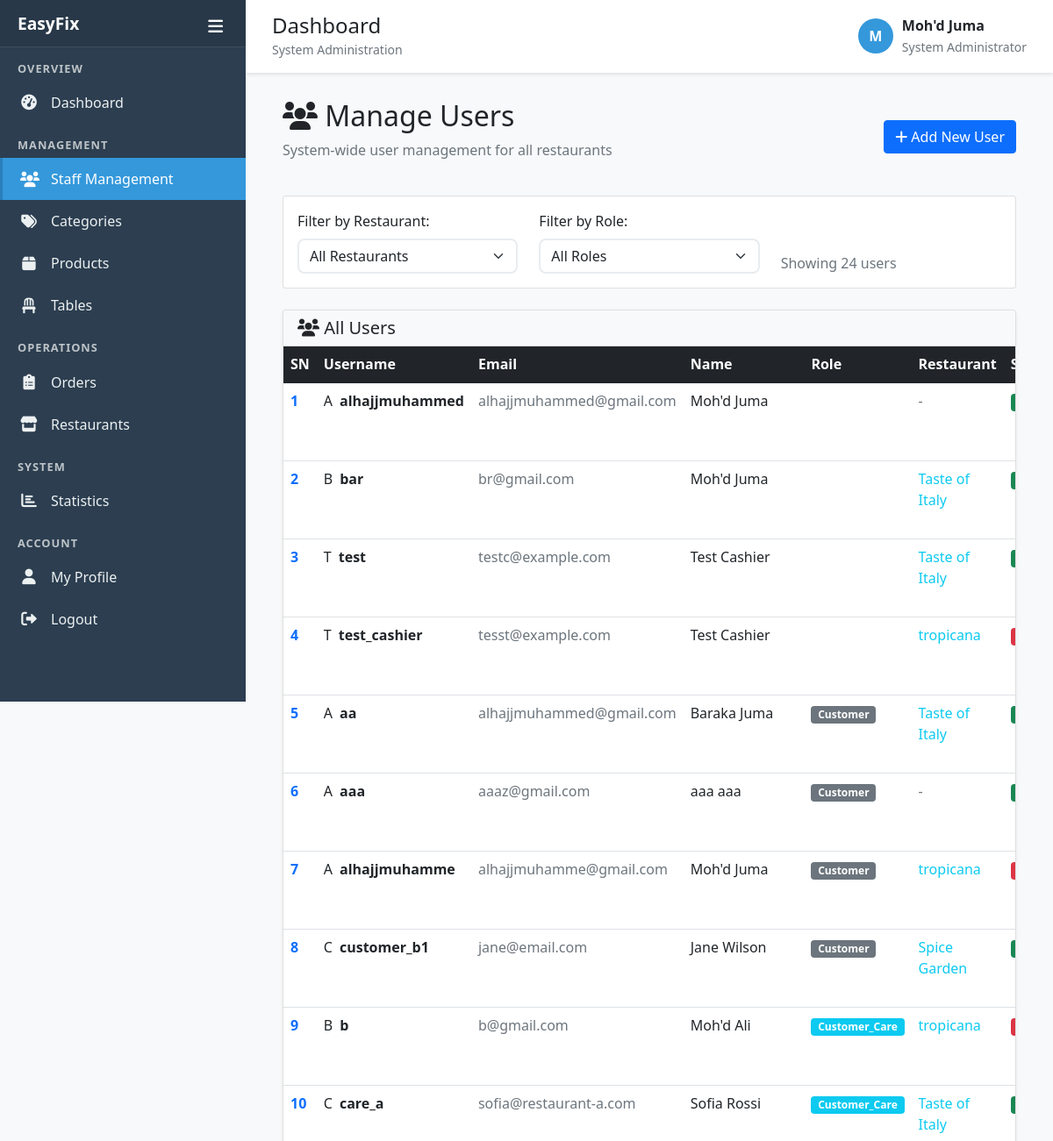
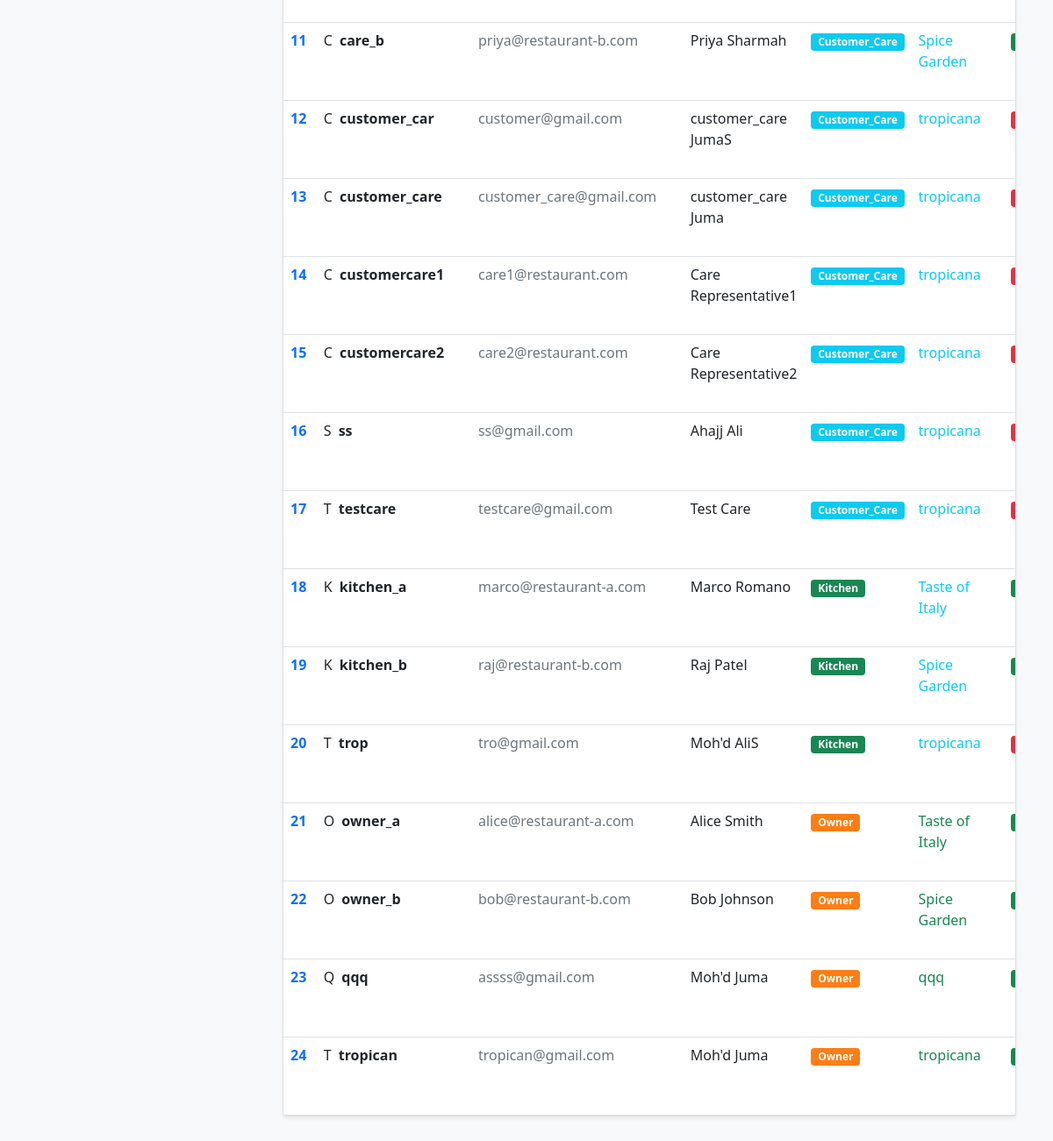
The app's page /system-admin/users/ (signed in) with its own data (2 pictures, top to bottom).
### accounts/models.py (models this page shows, shortened)
class User(AbstractUser):
    role = models.ForeignKey(Role, on_delete=models.CASCADE, null=True, blank=True)
    owner = models.ForeignKey('self', on_delete=models.CASCADE, null=True, blank=True,
                             related_name='owned_users', limit_choices_to={'role__name': 'owner'})
    restaurant_name = models.CharField(max_length=200, blank=True,
                                     help_text="Name of the restaurant (for owners only)")
    restaurant_description = models.TextField(blank=True,
                                            help_text="Description of the restaurant (for owners only)")
    restaurant_qr_code = models.CharField(max_length=50, unique=True, blank=True, null=True,
                                        help_text="Unique QR code for restaurant access")
    tax_rate = models.DecimalField(max_digits=5, decimal_places=4, default=Decimal('0.0800'),
                                 help_text="Tax rate as decimal (e.g., 0.0800 for 8%, 0.0500 for 5%)")
    phone_number = models.CharField(max_length=15, blank=True)
    address = models.TextField(blank=True)
    is_active_staff = models.BooleanField(default=True)
    created_at = models.DateTimeField(auto_now_add=True)
    updated_at = models.DateTimeField(auto_now=True)
    def is_administrator(self):
        return self.role and self.role.name == 'administrator'
    def is_owner(self):
        return self.role and self.role.name == 'owner'

class Role(models.Model):
    ROLE_CHOICES = [
        ('administrator', 'Administrator'),
        ('owner', 'Owner'),
        ('customer_care', 'Customer Care'),
        ('kitchen', 'Kitchen'),
        ('bar', 'Bar'),
        ('cashier', 'Cashier'),
        ('customer', 'Customer'),
    ]
    name = models.CharField(max_length=20, choices=ROLE_CHOICES, unique=True)
    description = models.TextField(blank=True)
    created_at = models.DateTimeField(auto_now_add=True)

### system_admin/views.py (the view)
# urls.py: path('users/', views.manage_all_users, name='manage_users'),
@login_required
def manage_all_users(request):
    if not request.user.is_administrator():
        messages.error(request, 'Access denied. Administrator privileges required.')
        return redirect('accounts:login')
    restaurants = User.objects.filter(role__name='owner', restaurant_name__isnull=False).exclude(restaurant_name='').order_by('restaurant_name')
    restaurant_filter = request.GET.get('restaurant')
    if restaurant_filter:
        users = User.objects.filter(Q(id=restaurant_filter) | Q(owner__id=restaurant_filter)).select_related('role', 'owner').order_by('role__name', 'username')
        selected_restaurant = get_object_or_404(User, id=restaurant_filter, role__name='owner')
    else:
        users = User.objects.select_related('role', 'owner').order_by('role__name', 'username')
        selected_restaurant = None
    role_filter = request.GET.get('role')
    if role_filter:
        users = users.filter(role__name=role_filter)
    roles = Role.objects.all().order_by('name')
    context = {
        'users': users,
        'restaurants': restaurants,
        'roles': roles,
        'selected_restaurant': selected_restaurant,
        'role_filter': role_filter,
    }
    return render(request, 'system_admin/manage_users.html', context)

### templates/system_admin/manage_users.html (shortened to what this page needs)
{% extends 'system_admin/base.html' %}
{% load static %}
{% block content %}
<div class="container-fluid">
    <div class="row">
        <div class="col-12">
            <div class="d-flex justify-content-between align-items-center mb-4">
                <div>
                    <h2><i class="fas fa-users"></i> Manage Users</h2>
                    <p class="text-muted">System-wide user management for all restaurants</p>
                </div>
                <button class="btn btn-primary" data-bs-toggle="modal" data-bs-target="#addUserModal">
                    <i class="fas fa-plus"></i> Add New User
                </button>
            </div>
            <div class="card mb-4">
                <div class="card-body">
                    <div class="row">
                        <div class="col-md-4">
                            <label for="restaurantFilter" class="form-label">Filter by Restaurant:</label>
                            <select class="form-select" id="restaurantFilter" onchange="filterByRestaurant()">
                                <option value="">All Restaurants</option>
                            </select>
                        </div>
                        <div class="col-md-4">
                            <label for="roleFilter" class="form-label">Filter by Role:</label>
                            <select class="form-select" id="roleFilter" onchange="filterByRole()">
                                <option value="">All Roles</option>
                            </select>
                        </div>
                        <div class="col-md-4 d-flex align-items-end">
                            <div class="text-muted">
                                Showing {{ users.count }} users
                            </div>
                        </div>
                    </div>
                </div>
            </div>
            <div class="card shadow-sm">
                <div class="card-header bg-light text-dark">
                    <h5 class="mb-0"><i class="fas fa-users"></i> All Users</h5>
                </div>
                <div class="card-body p-0">
                    <div class="table-responsive">
                        <table class="table table-hover mb-0" id="usersTable">
                            <thead class="table-dark">
                                <tr>
                                    <th class="border-0">SN</th>
                                    <th class="border-0">Username</th>
                                    <th class="border-0">Email</th>
                                    <th class="border-0">Name</th>
                                    <th class="border-0">Role</th>
                                    <th class="border-0">Restaurant</th>
                                    <th class="border-0">Status</th>
                                </tr>
                            </thead>
                            <tbody>
                                {% for user in users %}
                                <tr class="user-row">
                                    <td class="fw-bold text-primary">{{ forloop.counter }}</td>
                                    <td>
                                        <div class="d-flex align-items-center">
                                            <div class="avatar-circle me-2">
                                                {{ user.username|first|upper }}
                                            </div>
                                            <strong>{{ user.username }}</strong>
                                        </div>
                                    </td>
                                    <td class="text-muted">{{ user.email }}</td>
                                    <td>{{ user.first_name }} {{ user.last_name|default:"" }}</td>
                                    <td>
                                        <span class="badge role-badge bg-{{ user.role.name|lower }}">
                                            {{ user.role.name|title }}
                                        </span>
                                    </td>
                                    <td>
                                        {% if user.owner %}
                                            <span class="text-info">{{ user.owner.restaurant_name }}</span>
                                        {% elif user.is_owner %}
                                            <span class="text-success">{{ user.restaurant_name|default:"Own Restaurant" }}</span>
                                        {% else %}
                                            <span class="text-muted">-</span>
                                        {% endif %}
                                    </td>
                                    <td>
                                        {% if user.is_active %}
                                            <span class="badge bg-success">
                                            </span>
                                        {% else %}
                                            <span class="badge bg-danger">
                                            </span>
                                        {% endif %}
                                    </td>
                                </tr>
                                {% endfor %}
                            </tbody>
                        </table>
                    </div>
                </div>
            </div>
        </div>
    </div>
</div>
{% endblock %}

### templates/system_admin/base.html (shortened to what this page needs)
<!DOCTYPE html>
<html lang="en">
<head>
    <link href="https://cdn.jsdelivr.net/npm/bootstrap@5.1.3/dist/css/bootstrap.min.css" rel="stylesheet">
    <link href="https://cdnjs.cloudflare.com/ajax/libs/font-awesome/6.0.0/css/all.min.css" rel="stylesheet">
</head>
<body>
    <div class="sidebar" id="sidebar">
        <div class="sidebar-header">
            <button class="toggle-btn" onclick="toggleSidebar()">
                <i class="fas fa-bars"></i>
            </button>
            <h4>EasyFix</h4>
        </div>
        <ul class="sidebar-menu">
            <li class="menu-section">Overview</li>
            <li>
                <a href="{% url 'system_admin:dashboard' %}" class="{% if request.resolver_match.url_name == 'dashboard' %}active{% endif %}">
                    <i class="fas fa-tachometer-alt"></i>
                    <span>Dashboard</span>
                </a>
            </li>
            <li class="menu-section">Management</li>
            <li>
                <a href="{% url 'system_admin:manage_users' %}" class="{% if request.resolver_match.url_name == 'manage_users' %}active{% endif %}">
                    <i class="fas fa-users"></i>
                    <span>Staff Management</span>
                </a>
            </li>
            <li>
                <a href="{% url 'system_admin:manage_categories' %}" class="{% if request.resolver_match.url_name == 'manage_categories' %}active{% endif %}">
                    <i class="fas fa-tags"></i>
                    <span>Categories</span>
                </a>
            </li>
            <li>
                <a href="{% url 'system_admin:manage_products' %}" class="{% if request.resolver_match.url_name == 'manage_products' %}active{% endif %}">
                    <i class="fas fa-box"></i>
                    <span>Products</span>
                </a>
            </li>
            <li>
                <a href="{% url 'system_admin:manage_tables' %}" class="{% if request.resolver_match.url_name == 'manage_tables' %}active{% endif %}">
                    <i class="fas fa-chair"></i>
                    <span>Tables</span>
                </a>
            </li>
            <li class="menu-section">Operations</li>
            <li>
                <a href="{% url 'system_admin:manage_orders' %}" class="{% if request.resolver_match.url_name == 'manage_orders' %}active{% endif %}">
                    <i class="fas fa-clipboard-list"></i>
                    <span>Orders</span>
                </a>
            </li>
            <li>
                <a href="{% url 'system_admin:manage_restaurants' %}" class="{% if request.resolver_match.url_name == 'manage_restaurants' %}active{% endif %}">
                    <i class="fas fa-store"></i>
                    <span>Restaurants</span>
                </a>
            </li>
            <li class="menu-section">System</li>
            <li>
                <a href="{% url 'system_admin:statistics' %}" class="{% if request.resolver_match.url_name == 'statistics' %}active{% endif %}">
                    <i class="fas fa-chart-bar"></i>
                    <span>Statistics</span>
                </a>
            </li>
            <li class="menu-section">Account</li>
            <li>
                <a href="#" onclick="showMessage('Profile management coming soon')">
                    <i class="fas fa-user"></i>
                    <span>My Profile</span>
                </a>
            </li>
            <li>
                <a href="{% url 'accounts:logout' %}" onclick="return confirm('Are you sure you want to logout?')">
                    <i class="fas fa-sign-out-alt"></i>
                    <span>Logout</span>
                </a>
            </li>
        </ul>
    </div>
    <div class="main-content" id="mainContent">
        <div class="top-header d-flex justify-content-between align-items-center">
            <div>
                <h4 class="mb-0">{% block page_title %}Dashboard{% endblock %}</h4>
                <small class="text-muted">{% block page_subtitle %}System Administration{% endblock %}</small>
            </div>
            <div class="user-info">
                <div class="user-avatar">
                    {{ user.first_name|first|default:user.username|first|upper }}
                </div>
                <div>
                    <div class="fw-bold">{{ user.get_full_name|default:user.username }}</div>
                    <small class="text-muted">System Administrator</small>
                </div>
            </div>
        </div>
        <div class="content-wrapper">
            {% block content %}
            {% endblock %}
        </div>
    </div>
</body>
</html>

### templates/system_admin/base.html (style rules this page uses)
:root { --sidebar-width: 280px; --sidebar-bg: #2c3e50; --sidebar-active: #3498db; --sidebar-hover: #34495e; --header-height: 60px; }
body { font-family: 'Segoe UI', Tahoma, Geneva, Verdana, sans-serif; background-color: #f8f9fa; }
.sidebar { position: fixed; top: 0; left: 0; height: 100vh; width: var(--sidebar-width); background: var(--sidebar-bg); z-index: 1000; transition: all 0.3s; overflow-y: auto; }
.sidebar-header { padding: 15px 20px; background: rgba(0,0,0,0.1); border-bottom: 1px solid rgba(255,255,255,0.1); }
.sidebar-header h4 { color: white; margin: 0; font-size: 1.2rem; font-weight: 600; }
.sidebar-header .toggle-btn { color: white; background: none; border: none; font-size: 1.2rem; float: right; cursor: pointer; }
.sidebar-menu { padding: 0; margin: 0; list-style: none; }
.menu-section { padding: 15px 0 5px 20px; color: #bdc3c7; font-size: 0.8rem; font-weight: 600; text-transform: uppercase; letter-spacing: 1px; }
.sidebar-menu li a { display: flex; align-items: center; padding: 12px 20px; color: #ecf0f1; text-decoration: none; transition: all 0.3s; border-left: 3px solid transparent; }
.sidebar-menu li a.active { background: var(--sidebar-active); color: white; border-left-color: #2980b9; }
.sidebar-menu li a i { width: 20px; text-align: center; margin-right: 15px; font-size: 1.1rem; }
.main-content { margin-left: var(--sidebar-width); transition: all 0.3s; min-height: 100vh; }
.top-header { background: white; padding: 15px 30px; box-shadow: 0 2px 4px rgba(0,0,0,0.1); margin-bottom: 30px; }
.top-header .user-info { display: flex; align-items: center; margin-left: auto; }
.top-header .user-avatar { width: 40px; height: 40px; border-radius: 50%; background: var(--sidebar-active); display: flex; align-items: center; justify-content: center; color: white; font-weight: bold; margin-right: 10px; }
.content-wrapper { padding: 0 30px 30px 30px; }
.form-select { border-radius: 8px; border: 2px solid #e9ecef; transition: all 0.3s ease; }

### templates/system_admin/manage_users.html (style rules this page uses)
.badge.bg-owner { background-color: #fd7e14 !important; }
.badge.bg-kitchen { background-color: #198754 !important; }
.badge.bg-customer_care { background-color: #0dcaf0 !important; }
.badge.bg-customer { background-color: #6c757d !important; }

### records on screen
User: first_name|first "M", get_full_name "Moh'd Juma", username|first "A", username "alhajjmuhammed", email "alhajjmuhammed@gmail.com", first_name "Moh'd", last_name "Juma"
User: username|first "B", username "bar", email "br@gmail.com", first_name "Moh'd", last_name "Juma", owner.restaurant_name "Taste of Italy"
User: username|first "T", username "test", email "testc@example.com", first_name "Test", last_name "Cashier", owner.restaurant_name "Taste of Italy"
User: username|first "T", username "test_cashier", email "tesst@example.com", first_name "Test", last_name "Cashier", owner.restaurant_name "tropicana"
User: username|first "A", username "aa", email "alhajjmuhammed@gmail.com", first_name "Baraka", last_name "Juma", role.name "Customer", owner.restaurant_name "Taste of Italy"
User: username|first "A", username "aaa", email "aaaz@gmail.com", first_name "aaa", last_name "aaa", role.name "Customer"
User: username|first "A", username "alhajjmuhamme", email "alhajjmuhamme@gmail.com", first_name "Moh'd", last_name "Juma", role.name "Customer", owner.restaurant_name "tropicana"
User: username|first "C", username "customer_b1", email "jane@email.com", first_name "Jane", last_name "Wilson", role.name "Customer", owner.restaurant_name "Spice Garden"
User: username|first "B", username "b", email "b@gmail.com", first_name "Moh'd", last_name "Ali", role.name "Customer_Care", owner.restaurant_name "tropicana"
User: username|first "C", username "care_a", email "sofia@restaurant-a.com", first_name "Sofia", last_name "Rossi", role.name "Customer_Care", owner.restaurant_name "Taste of Italy"
User: username|first "C", username "care_b", email "priya@restaurant-b.com", first_name "Priya", last_name "Sharmah", role.name "Customer_Care", owner.restaurant_name "Spice Garden"
User: username|first "C", username "customer_car", email "customer@gmail.com", first_name "customer_care", last_name "JumaS", role.name "Customer_Care", owner.restaurant_name "tropicana"
User: username|first "C", username "customer_care", email "customer_care@gmail.com", first_name "customer_care", last_name "Juma", role.name "Customer_Care", owner.restaurant_name "tropicana"
User: username|first "C", username "customercare1", email "care1@restaurant.com", first_name "Care", last_name "Representative1", role.name "Customer_Care", owner.restaurant_name "tropicana"
User: username|first "C", username "customercare2", email "care2@restaurant.com", first_name "Care", last_name "Representative2", role.name "Customer_Care", owner.restaurant_name "tropicana"
User: username|first "S", username "ss", email "ss@gmail.com", first_name "Ahajj", last_name "Ali", role.name "Customer_Care", owner.restaurant_name "tropicana"
User: username|first "T", username "testcare", email "testcare@gmail.com", first_name "Test", last_name "Care", role.name "Customer_Care", owner.restaurant_name "tropicana"
User: username|first "K", username "kitchen_a", email "marco@restaurant-a.com", first_name "Marco", last_name "Romano", role.name "Kitchen", owner.restaurant_name "Taste of Italy"
User: username|first "K", username "kitchen_b", email "raj@restaurant-b.com", first_name "Raj", last_name "Patel", role.name "Kitchen", owner.restaurant_name "Spice Garden"
User: username|first "T", username "trop", email "tro@gmail.com", first_name "Moh'd", last_name "AliS", role.name "Kitchen", owner.restaurant_name "tropicana"
User: username|first "O", username "owner_a", email "alice@restaurant-a.com", first_name "Alice", last_name "Smith", role.name "Owner", restaurant_name "Taste of Italy"
User: username|first "O", username "owner_b", email "bob@restaurant-b.com", first_name "Bob", last_name "Johnson", role.name "Owner", restaurant_name "Spice Garden"
User: username|first "Q", username "qqq", email "assss@gmail.com", first_name "Moh'd", last_name "Juma", role.name "Owner", restaurant_name "qqq"
User: username|first "T", username "tropican", email "tropican@gmail.com", first_name "Moh'd", last_name "Juma", role.name "Owner", restaurant_name "tropicana"

### other values on screen
{{ users.count }} "24"
